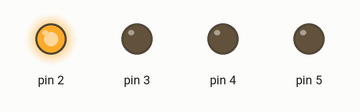
This sketch was run on a simulated Arduino Uno, built with avr-gcc and run on an emulated ATmega328P. Shown: output pins drawn as LEDs (lit = HIGH).

Above: at 0.1 s.
At 0.7 s:
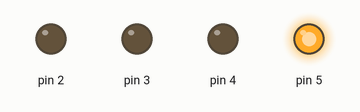
At 1.3 s:
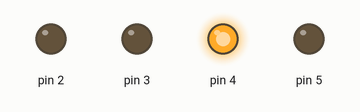
At 2.7 s:
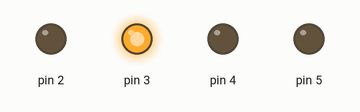
Timing chart, 0 to 3.0 s (numbered marks = the images above):
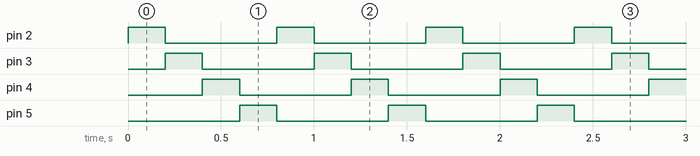

The sketch:

L5_Chaser_Light.ino
```cpp
/*********************************************************************************************************
*  Tick Tock Shield Basic Lesson 5: chaser light
*
*  This lesson will show you how to use led water.
*  That's led1-led4 will on and off in turn.
*
*  Author: Loovee
*  2013-11-25
*
*  you may use the following functon:
*
*  led.on();                                        // led on
*  led.off();                                       // led off
*  led.state();                                     // return led state
*********************************************************************************************************/

#include <Wire.h>
#include <TTSLed.h>


#define SPEED   200                                 // water speed


TTSLed led1(TTSLED1);                               // instantiate an object of led 1
TTSLed led2(TTSLED2);                               // instantiate an object of led 2
TTSLed led3(TTSLED3);                               // instantiate an object of led 3
TTSLed led4(TTSLED4);                               // instantiate an object of led 4


void setup()
{
    // nothing to setup
}

void loop()
{
    led1.on();
    led4.off();

    delay(SPEED);

    led2.on();
    led1.off();

    delay(SPEED);

    led3.on();
    led2.off();

    delay(SPEED);

    led4.on();
    led3.off();

    delay(SPEED);
}

/*********************************************************************************************************
  END FILE
*********************************************************************************************************/
```

Measured:
- by itself, pin 2–5: alternates HIGH for 0.20 s and LOW for 0.60 s
- by itself, everything shown: repeats every 0.80 s, in 4 steps
